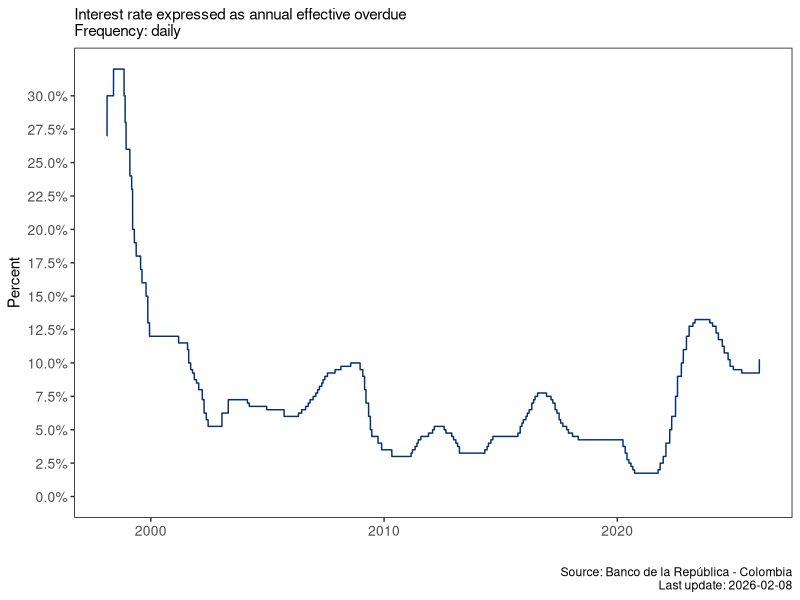
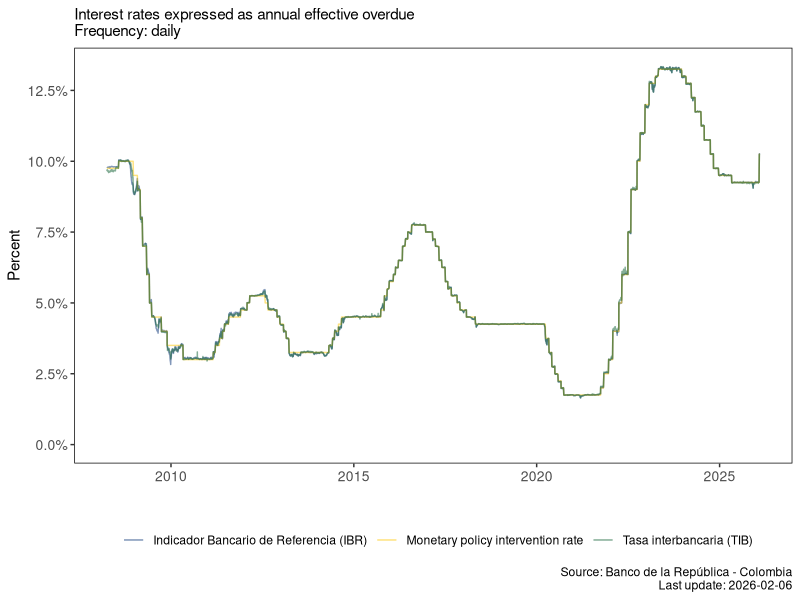
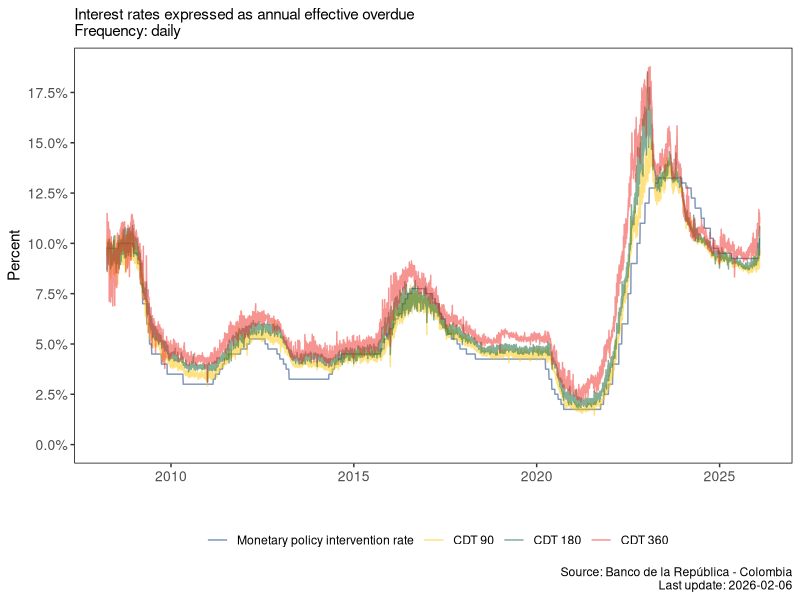

Here is the R script that generated these plots, in order:
## ---- chunk 1
#| label: libraries

library(tidyverse)
library(scales)
## ---- chunk 2
#| label: palette

umng_palette <- c(
  "#043074",
  "#fdc600",
  "#0d5e30",
  "#ee2a24",
  "#fc6700",
  "#00b3f0",
  "#6e3c1a",
  "#f8941c",
  "#8e44ad",
  "#2c3e50",
  "#16a085",
  "#c0392b",
  "#e91e63"
)
## ---- chunk 3
#| include: false

# Political interest rate 2025-08-04 (Colombia)
i_t <- 0.1025
date <- lubridate::ymd("2026-02-08")
## ---- chunk 4
# https://www.banrep.gov.co/es > 
# Estadísticas económicas >
# ¡Nuevo portal de estadísticas económicas! >
# Series de estadísticas económicas >
# Catálogo >
# Tasas de interés y sector financiero >
# Tasas de interés de política monetaria

# Import
pir_daily <- read_csv(file = '000_data/007_tip_serie_historica_diaria.csv') |> 
  set_names(nm = c('date', 'pir'))
## ---- chunk 5
#| label: fig-daily-pir-col
#| fig-cap: Monetary policy intervention rate of the Bank of the Republic (Colombia)

# Visualization
pir_daily |> 
  ggplot(aes(x = date, y = pir)) +
  geom_line(color = umng_palette[1]) +
  labs(x        = '', 
       y        = 'Percent',
       caption  = str_glue('Source: Banco de la República - Colombia
                           Last update: {pir_daily$date[length(pir_daily$date)]}'),
       subtitle = str_glue('Interest rate expressed as annual effective overdue
                             Frequency: daily')) +
  scale_y_continuous(labels = scales::label_number(accuracy = 0.1, suffix = "%"),
                     breaks = seq(from = 0, to = max(pir_daily$pir), by = 2.5)) + 
  expand_limits(y = 0) +
  theme(
    panel.border = element_rect(
      fill = NA,
      color = "black"
    ),
    plot.background = element_rect(fill = "white"),
    panel.background = element_rect(fill = "white"),
    legend.background = element_rect(fill = "white"),
    axis.text = element_text(size = 10)
  )
## ---- chunk 6
# https://www.banrep.gov.co/es > 
# Estadísticas económicas >
# ¡Nuevo portal de estadísticas económicas! >
# Series de estadísticas económicas >
# Catálogo >
# Tasas de interés y sector financiero >
# Tasas de interés >
# TIB_Tasa Interbancaria

# Import
tib_daily <- read_csv(file  = '000_data/007_tib_serie_historica_diaria.csv') |> 
  set_names(nm = c('date', 'tib'))

# https://www.banrep.gov.co/es > 
# Estadísticas económicas >
# ¡Nuevo portal de estadísticas económicas! >
# Series de estadísticas económicas >
# Tablas preconstruidas >
# Tasas de interés y sector financiero >
# Tablas preconstruidas >
# Tasas de interés >
# Indicador Bancario de Referencia (IBR) >
# Según plazo
## Select
### Fecha Start at 2008-01-02
### Descripción del plazo: Plazo overnight

ibr_daily <- read_csv(file = "000_data/007_ibr_plazo_overnight_diaria.csv")

# Tidy
ibr_daily_clean <- ibr_daily |>
  # Check column names if they change
  select(`Fecha (dd/mm/aaaa)`, `Tasa efectiva (%)`) |>
  set_names(nm = c('date', 'ibr')) |> 
  # Be careful with that part
  ## Initially it says dd/mm/yyyy
  mutate(date = mdy(date))

# Merge
pir_tib_tbr_daily <- pir_daily |> 
  left_join(tib_daily, by = "date") |> 
  left_join(ibr_daily_clean, by = "date") |>
  drop_na() |> 
  pivot_longer(cols = pir:ibr, names_to = "variable", values_to = "value") |> 
  mutate(variable = case_when(
    variable == "pir" ~ "Monetary policy intervention rate",
    variable == "tib" ~ "Tasa interbancaria (TIB)",
    variable == "ibr" ~ "Indicador Bancario de Referencia (IBR)",
    TRUE ~ variable))
## ---- chunk 7
#| label: fig-daily-pir-tib-ibr-col
#| fig-cap: Monetary policy intervention rate, TIB and IBR

# visualization
pir_tib_tbr_daily |> 
  ggplot(aes(x = date, 
             y = value, 
             group = variable,
             color = variable)) +
  geom_line(linewidth = 0.5, alpha = 0.5) +
  labs(x        = '', 
       y        = 'Percent',
       color    = "",
       caption  = str_glue('Source: Banco de la República - Colombia
                           Last update: {pir_tib_tbr_daily$date[length(pir_tib_tbr_daily$date)]}'),
       subtitle = str_glue('Interest rates expressed as annual effective overdue
                             Frequency: daily')) +
  scale_y_continuous(labels = label_number(accuracy = 0.1, suffix = "%"),
                     breaks = seq(from = 0, to = 25, by = 2.5)) + 
  scale_color_manual(values = umng_palette[1:3]) +
  expand_limits(y = 0) +
  theme(
    panel.border = element_rect(
      fill = NA,
      color = "black"
    ),
    plot.background = element_rect(fill = "white"),
    panel.background = element_rect(fill = "white"),
    legend.background = element_rect(fill = "white"),
    axis.text = element_text(size = 10),
    legend.position = "bottom"
  )
## ---- chunk 8
# https://www.banrep.gov.co/es > 
# Estadísticas económicas >
# ¡Nuevo portal de estadísticas económicas! >
# Series de estadísticas económicas >
# Tablas preconstruidas >
# Tasas de interés y sector financiero >
# Tasas de interés >
# Tasas de captación >
# Diarias >
# Serie empalmada >
## Select
### Fecha: Date Range 2008-04-01
###                   2026-02-10
### Clasificación de la identidad: Total establecimientos
### Clase de Cuenta: CDT
### Cuenta: A 90 días, A 180 días, A 360 días

# Import
cdt_90_180_360 <- read_csv(file  = '000_data/007_cdt_90_180_360_diaria.csv') 

# Tidy
cdt_90_180_360_clean <- cdt_90_180_360 |>
  # Check column names if they change
  select(`Fecha (dd/mm/aaaa)`, Cuenta, `Tasa efectiva anual (%)`) |> 
  # Check column names if they change
  pivot_wider(id_cols = `Fecha (dd/mm/aaaa)`, 
              names_from = Cuenta, 
              values_from = `Tasa efectiva anual (%)`) |> 
  set_names(nm = c("date", "cdt_90", "cdt_180", "cdt_360")) |> 
  # Be careful with that part
  ## Initially it says dd/mm/yyyy
  mutate(date = mdy(date))

# Merge
pir_cdt_90_180_360_daily <- pir_daily |>  
  left_join(cdt_90_180_360_clean, by = "date") |> 
  drop_na() |> 
  pivot_longer(cols = pir:cdt_360, names_to = "variable", values_to = "value") |> 
  mutate(variable = case_when(
    variable == "pir" ~ "Monetary policy intervention rate",
    variable == "cdt_90" ~ "CDT 90",
    variable == "cdt_180" ~ "CDT 180",
    variable == "cdt_360" ~ "CDT 360",
    .default = variable),
    variable = variable |> 
      fct_relevel(c("Monetary policy intervention rate",
                    "CDT 90", "CDT 180", "CDT 360")))
## ---- chunk 9
#| label: fig-daily-pir-cdt-90-180-360-col
#| fig-cap: Monetary policy intervention rate and CDT interest rates

# Visualization
pir_cdt_90_180_360_daily |> 
  ggplot(aes(x = date, 
             y = value, 
             group = variable, 
             color = variable)) +
  geom_line(linewidth = 0.5, alpha = 0.5) +
  labs(x        = '', 
       y        = 'Percent',
       color    = "",
       caption  = str_glue('Source: Banco de la República - Colombia
                           Last update: {pir_cdt_90_180_360_daily$date[length(pir_cdt_90_180_360_daily$date)]}'),
       subtitle = str_glue('Interest rates expressed as annual effective overdue
                             Frequency: daily')) +
  scale_y_continuous(labels = scales::label_number(accuracy = 0.1, suffix = "%"),
                     breaks = seq(from = 0, to = 25, by = 2.5)) + 
  scale_color_manual(values = umng_palette[1:4]) +
  expand_limits(y = 0) +
  theme(
    panel.border = element_rect(
      fill = NA,
      color = "black"
    ),
    plot.background = element_rect(fill = "white"),
    panel.background = element_rect(fill = "white"),
    legend.background = element_rect(fill = "white"),
    axis.text = element_text(size = 10),
    legend.position = "bottom"
  )
